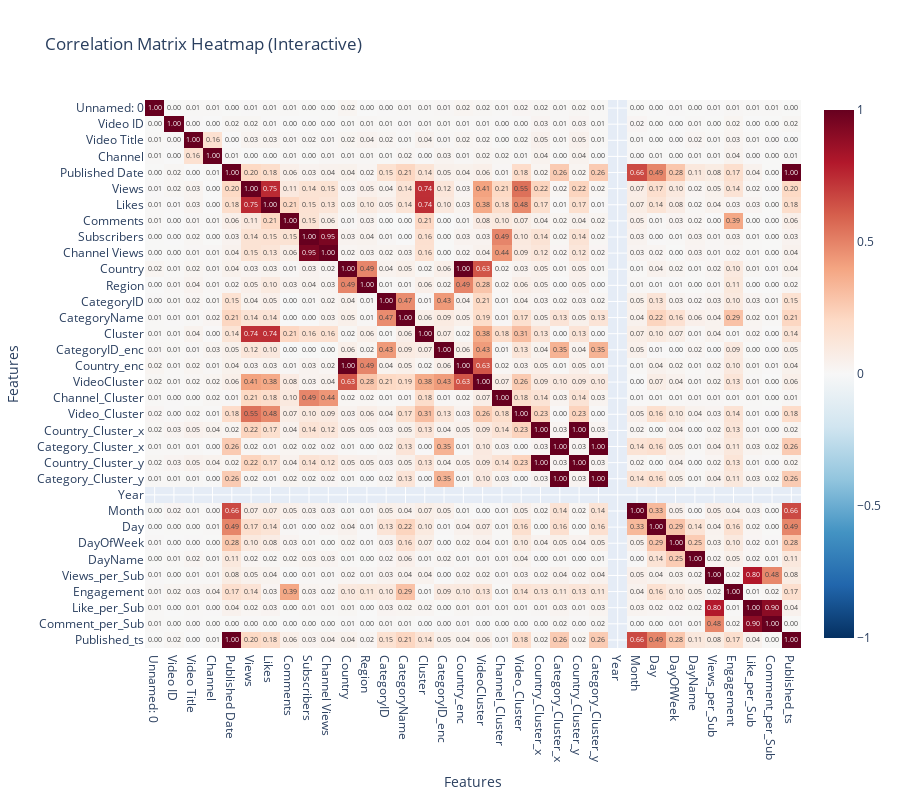

Notebook code for this chart:
### Code cell
import plotly.express as px  

corr_long = corr_matrix.reset_index().melt(id_vars='index')  

corr_long.columns = ['Feature 1', 'Feature 2', 'Correlation']  

fig = px.imshow(
    corr_matrix,                  
    text_auto='.2f',              
    aspect="auto",                
    color_continuous_scale='RdBu_r',  
    zmin=-1, zmax=1,             
    title="Correlation Matrix Heatmap (Interactive)"  
)


fig.update_layout(
    width=900,          
    height=800,          
    xaxis_title="Features",  
    yaxis_title="Features"   
)

fig.show()

### Figure 1 — Plotly figure (JSON) as saved in the notebook; plotly's stock layout.template omitted (floating-point values rounded to 4 significant figures; data arrays with more than 128 entries replaced by an {"elided": "..."} marker saying what was removed)
{"data": [{"coloraxis": "coloraxis", "hovertemplate": "x: %{x}<br>y: %{y}<br>color: %{z}<extra></extra>", "name": "0", "texttemplate": "%{z:.2f}", "type": "heatmap", "x": ["Unnamed: 0", "Video ID", "Video Title", "Channel", "Published Date", "Views", "Likes", "Comments", "Subscribers", "Channel Views", "Country", "Region", "CategoryID", "CategoryName", "Cluster", "CategoryID_enc", "Country_enc", "VideoCluster", "Channel_Cluster", "Video_Cluster", "Country_Cluster_x", "Category_Cluster_x", "Country_Cluster_y", "Category_Cluster_y", "Year", "Month", "Day", "DayOfWeek", "DayName", "Views_per_Sub", "Engagement", "Like_per_Sub", "Comment_per_Sub", "Published_ts"], "xaxis": "x", "y": ["Unnamed: 0", "Video ID", "Video Title", "Channel", "Published Date", "Views", "Likes", "Comments", "Subscribers", "Channel Views", "Country", "Region", "CategoryID", "CategoryName", "Cluster", "CategoryID_enc", "Country_enc", "VideoCluster", "Channel_Cluster", "Video_Cluster", "Country_Cluster_x", "Category_Cluster_x", "Country_Cluster_y", "Category_Cluster_y", "Year", "Month", "Day", "DayOfWeek", "DayName", "Views_per_Sub", "Engagement", "Like_per_Sub", "Comment_per_Sub", "Published_ts"], "yaxis": "y", "z": {"elided": "34x34 float values"}}], "layout": {"coloraxis": {"cmax": 1, "cmin": -1, "colorscale": [[0, "rgb(5,48,97)"], [0.1, "rgb(33,102,172)"], [0.2, "rgb(67,147,195)"], [0.3, "rgb(146,197,222)"], [0.4, "rgb(209,229,240)"], [0.5, "rgb(247,247,247)"], [0.6, "rgb(253,219,199)"], [0.7, "rgb(244,165,130)"], [0.8, "rgb(214,96,77)"], [0.9, "rgb(178,24,43)"], [1, "rgb(103,0,31)"]]}, "height": 800, "title": {"text": "Correlation Matrix Heatmap (Interactive)"}, "width": 900, "xaxis": {"anchor": "y", "domain": [0, 1], "title": {"text": "Features"}}, "yaxis": {"anchor": "x", "autorange": "reversed", "domain": [0, 1], "title": {"text": "Features"}}}}
